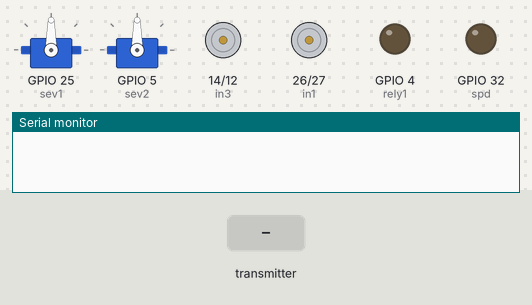
Bench run of a sketch on a simulated ESP32. Parts: 2 × servo, motor-driver pin pairs drawn as motors (green arrow = first pin HIGH = forward, orange = second pin HIGH = backward, longer = more drive), output pins drawn as LEDs (lit = HIGH), the last lines printed to the serial monitor. Inputs (shaded band) come from the test bench.

Above: at 1.2 s.
1.3 s: the transmitter starts sending x = 0
At 1.7 s:
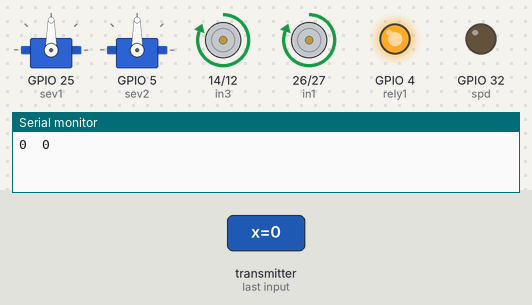
2.8 s: the transmitter starts sending back = 1024
At 4.0 s:
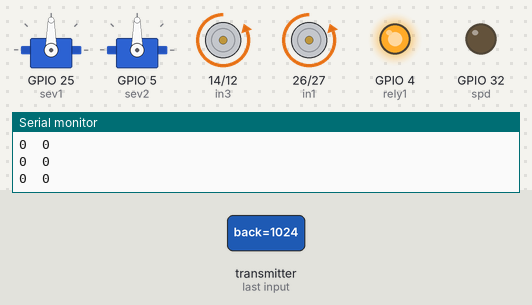
4.3 s: the transmitter starts sending front = 1024
At 5.2 s:
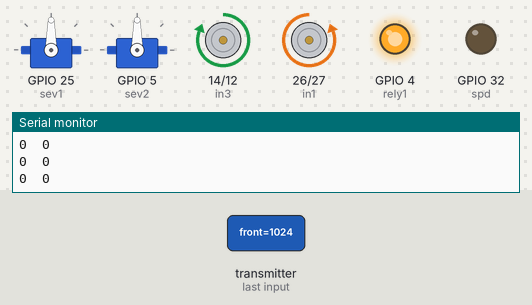
5.8 s: the transmitter starts sending right = 1024
At 6.3 s:
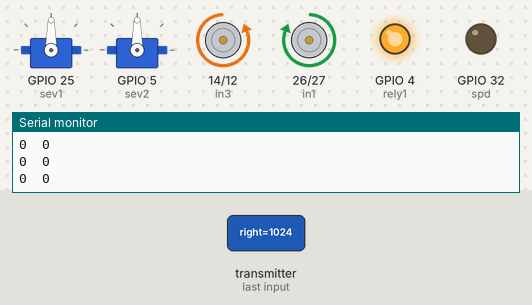
7.3 s: the transmitter starts sending left = 1024
At 8.5 s:
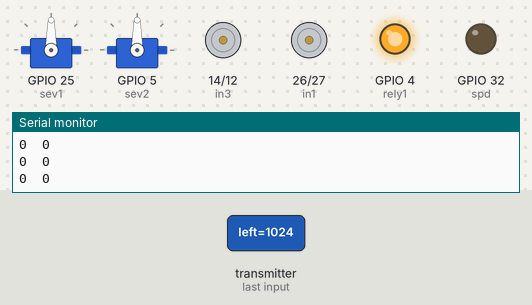
8.8 s: the transmitter starts sending speed = 1024
At 9.8 s:
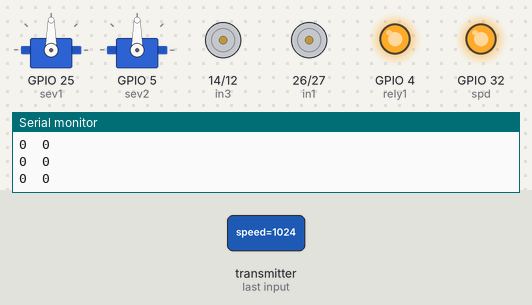
Timing chart, 0 to 11.3 s (numbered marks = the images above; inputs shaded):
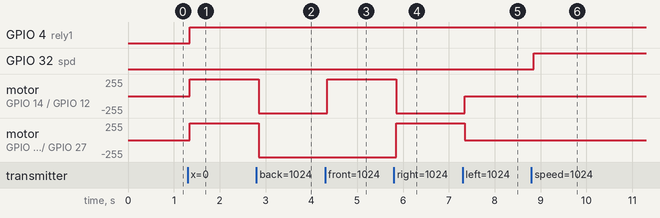

Measured:
- after the input at 1.3 s, GPIO 4 (rely1): LOW → HIGH after 0.05 s; motor on GPIO 14 (in3) / GPIO 12 (in4), motor on GPIO 26 (in1) / GPIO 27 (in2): stopped → forward 255/255 after 0.05 s
- after the input at 2.8 s, motor on GPIO 14 (in3) / GPIO 12 (in4), motor on GPIO 26 (in1) / GPIO 27 (in2): forward 255/255 → backward 255/255 after 0.05 s
- after the input at 4.3 s, motor on GPIO 14 (in3) / GPIO 12 (in4): backward 255/255 → forward 255/255 after 0.05 s
- after the input at 5.8 s, motor on GPIO 14 (in3) / GPIO 12 (in4): forward 255/255 → backward 255/255 after 0.05 s; motor on GPIO 26 (in1) / GPIO 27 (in2): backward 255/255 → forward 255/255 after 0.05 s
- after the input at 7.3 s, motor on GPIO 14 (in3) / GPIO 12 (in4): backward 255/255 → stopped after 0.05 s; motor on GPIO 26 (in1) / GPIO 27 (in2): forward 255/255 → stopped after 0.05 s
- after the input at 8.8 s, GPIO 32 (spd): LOW → HIGH after 0.05 s

The sketch:

Reciver.ino
```cpp
#include <ESP32Servo.h>

#include <esp_now.h>
#include <WiFi.h>

#define in1 26
#define in2 27
#define in3 14
#define in4 12

#define spd 32
#define rely1 4

#define sev1 25
#define sev2 5

Servo s1;
Servo s2;

int sa1 = 90;
int sa2 = 90;

// Setting PWM properties
const int freq = 30000;
const int pwmChannel = 2;
const int resolution = 8;

typedef struct struct_message {
  int x;
  int y;
  int swi;
  int front;
  int back;
  int left;
  int right;
  int speed;
} struct_message;
struct_message data;

void OnDataRecv(const uint8_t * mac, const uint8_t *incomingData, int len) {
  memcpy(&data, incomingData, sizeof(data));

  ledcWrite(pwmChannel, data.speed);

  if(data.back == 0){
    digitalWrite(in1,HIGH);
    digitalWrite(in2,LOW);
    digitalWrite(in3,HIGH);
    digitalWrite(in4,LOW);
  }

  else if(data.front == 0){
    digitalWrite(in1,LOW);
    digitalWrite(in2,HIGH);
    digitalWrite(in3,LOW);
    digitalWrite(in4,HIGH);
  }

  else if(data.right == 0){
    digitalWrite(in1,LOW);
    digitalWrite(in2,HIGH);
    digitalWrite(in3,HIGH);
    digitalWrite(in4,LOW);
  }

  else if(data.left == 0){
    digitalWrite(in1,HIGH);
    digitalWrite(in2,LOW);
    digitalWrite(in3,LOW);
    digitalWrite(in4,HIGH);
  }
  else{
    digitalWrite(in1,LOW);
    digitalWrite(in2,LOW);
    digitalWrite(in3,LOW);
    digitalWrite(in4,LOW);
  }

  if (data.swi == 1){
    digitalWrite(rely1, LOW);
  }
  else{
    digitalWrite(rely1, HIGH);
  }

  if(data.x > 0 ){
    s1.write(180);
    s2.write(180);
  }
  else if(data.x < 4000){
    s1.write(90);
    s2.write(90);
  }


  Serial.print(data.x);
  Serial.print("\t");
  Serial.println(data.y);

}

void setup() {
  Serial.begin(115200);

  WiFi.mode(WIFI_STA);

  if (esp_now_init() != ESP_OK) {
    Serial.println("Error initializing ESP-NOW");
    return;
  }

  esp_now_register_recv_cb(OnDataRecv);

  pinMode(in1,OUTPUT);
  pinMode(in2,OUTPUT);
  pinMode(in3,OUTPUT);
  pinMode(in4,OUTPUT);
  pinMode(spd,OUTPUT);
  pinMode(rely1,OUTPUT);

  s1.attach(sev1);
  s2.attach(sev2);

  s1.write(sa1);
  s2.write(sa2);

  ledcSetup(pwmChannel, freq, resolution);
  ledcAttachPin(spd, pwmChannel);

}

void loop() {

}
```
